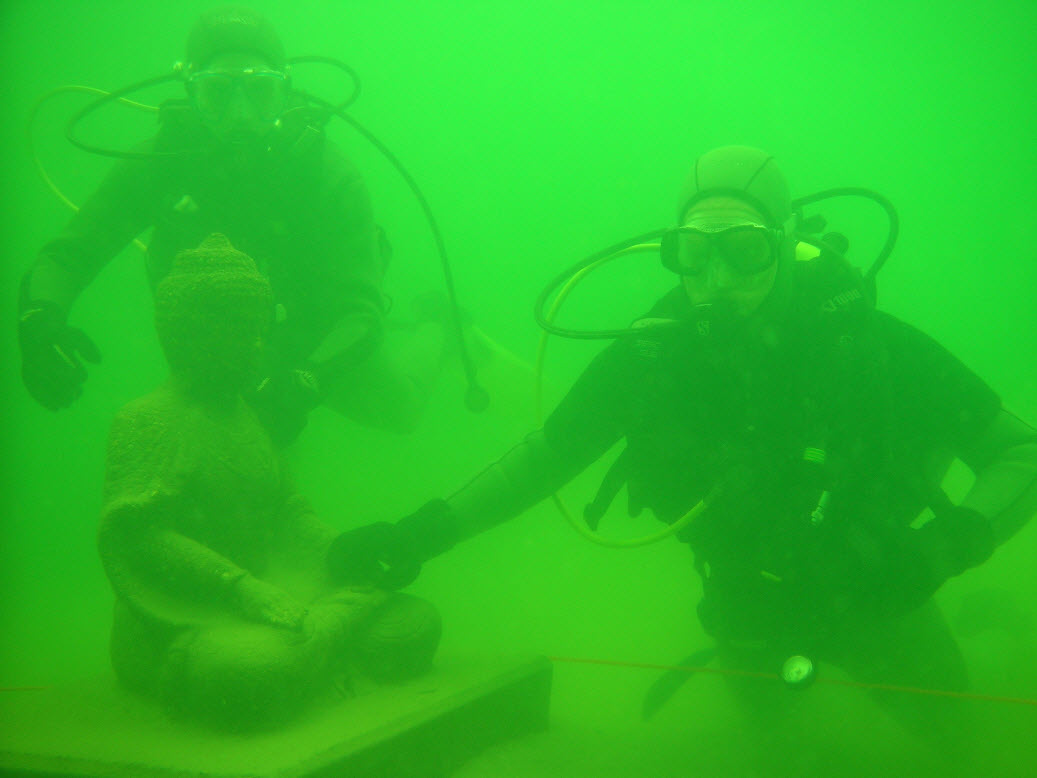
#> input picture img_3.jpg, 1037 x 778 px
$ python white_balance.py
#> lines starting #> are read from the running program, lines starting #| are printed output that depends on the picture
import cv2 as cv
import numpy as np
import matplotlib.pyplot as plt
import math
from skimage import color


# # 计算每个通道的平均像素值
def average_color(channel):
    h, w = channel.shape
    sum = 0
    for i in range(h):
        for j in range(w):
            sum = sum + channel[i][j]
    ave = sum / (w * h)
    return ave


# 根据论文公式 进行红 蓝 通道的补偿
def channel_compensate(channel, g):
    h, w = channel.shape
    g_ave = average_color(g)
    now_channel_ave = average_color(channel)
    for i in range(h):
        for j in range(w):
            channel[i][j] = channel[i][j] + (g_ave - now_channel_ave) * (1 - channel[i][j]) * g[i][j]
    return channel


# gray world
def GW(orgImg):
    B, G, R = np.double(orgImg[:, :, 0]), np.double(orgImg[:, :, 1]), np.double(orgImg[:, :, 2])
    B_ave, G_ave, R_ave = np.mean(B), np.mean(G), np.mean(R)
    K = (B_ave + G_ave + R_ave) / 3
    Kb, Kg, Kr = K / B_ave, K / G_ave, K / R_ave
    Ba = (B * Kb)
    Ga = (G * Kg)
    Ra = (R * Kr)
    dst_img = np.uint8(np.zeros_like(orgImg))
    dst_img[:, :, 0] = Ba
    dst_img[:, :, 1] = Ga
    dst_img[:, :, 2] = Ra
    return dst_img


# 改变像素范围
def normalization(channel, new_max, new_min):
    new_channel = (channel - np.min(channel)) * (new_max - new_min) / (np.max(channel) - np.min(channel)) - new_min
    print(new_channel)
    return new_channel


# 对图像进行归一化处理
def image_normalization(img, new_max, new_min):
    b, g, r = cv.split(img)
    b = normalization(b, new_max, new_min)
    g = normalization(g, new_max, new_min)
    r = normalization(r, new_max, new_min)
    img = cv.merge([b, g, r])
    print(img)
    return img


# 总函数 使用该函数进行白平衡
def white_balance(img_path, tag):
#> called with img_path = './img_3.jpg', tag = 1
    img = cv.imread(img_path, 1)
#> img is the input picture: shape (778, 1037, 3); mean B, G, R 38.2, 188.1, 39.9
    img = image_normalization(img, 1, 0)
#> (printed output is left out)
#> (printed output is left out)
#> (printed output is left out)
#> in image_normalization, `img = cv.merge([b, g, r])`:
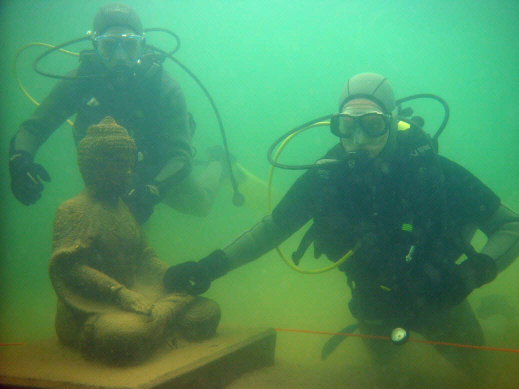
#> img: shape (778, 1037, 3) float64 (shown at 1/2 size); mean B, G, R 0.382, 0.568, 0.298
#> (printed output is left out)
    h, w, c = img.shape
    b, g, r = cv.split(img)
    r_h, r_w = r.shape
    r_c = channel_compensate(r, g)
#> after the loop in average_color, `for i in range(h):`: sum = 458452.4
#> in average_color, `ave = sum / (w * h)`: ave = 0.568
#> in channel_compensate, `now_channel_ave = average_color(channel)`: now_channel_ave = 0.298
#> after the loop in channel_compensate, `for i in range(h):`:
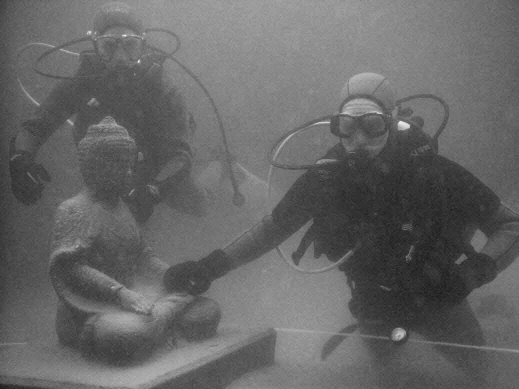
#> channel: shape (778, 1037) float64 (shown at 1/2 size); min 0.0818, max 1, mean 0.403
    b_c = channel_compensate(b, g)
#> in channel_compensate (call 2), `now_channel_ave = average_color(channel)`: now_channel_ave = 0.382
#> after the loop in channel_compensate (call 2), `for i in range(h):`:
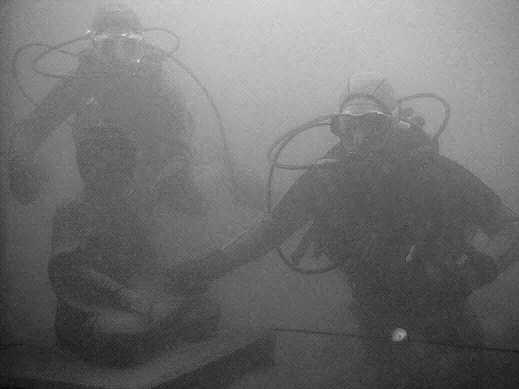
#> channel: shape (778, 1037) float64 (shown at 1/2 size); min 0.00842, max 1, mean 0.441
    g_c = g
    img_compen = cv.merge([b_c, g_c, r_c])
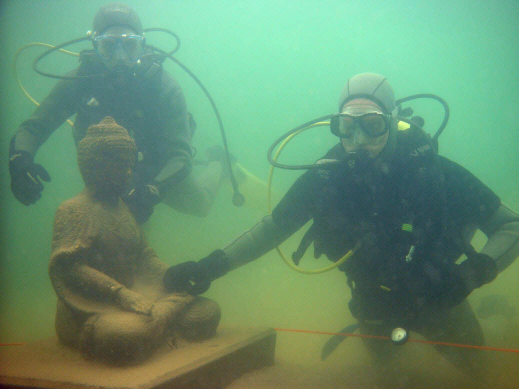
#> img_compen: shape (778, 1037, 3) float64 (shown at 1/2 size); mean B, G, R 0.441, 0.568, 0.403
    # img_compen = img_compen * 255
    img_compen = image_normalization(img_compen, 255, 0)
#> (printed output is left out)
#> (printed output is left out)
#> (printed output is left out)
#> (printed output is left out)
    img_compen = img_compen.astype(np.uint8)
    if tag == 1:
        img_compen = GW(img_compen)  # gray world
#> in GW, `B_ave, G_ave, R_ave = np.mean(B), np.mean(G), np.mean(R)`: B_ave = 110.8; G_ave = 144.4; R_ave = 88.57
#> in GW, `K = (B_ave + G_ave + R_ave) / 3`: K = 114.6
#> in GW, `Kb, Kg, Kr = K / B_ave, K / G_ave, K / R_ave`: Kb = 1.03; Kg = 0.793; Kr = 1.29
#> in GW, `dst_img[:, :, 2] = Ra`:
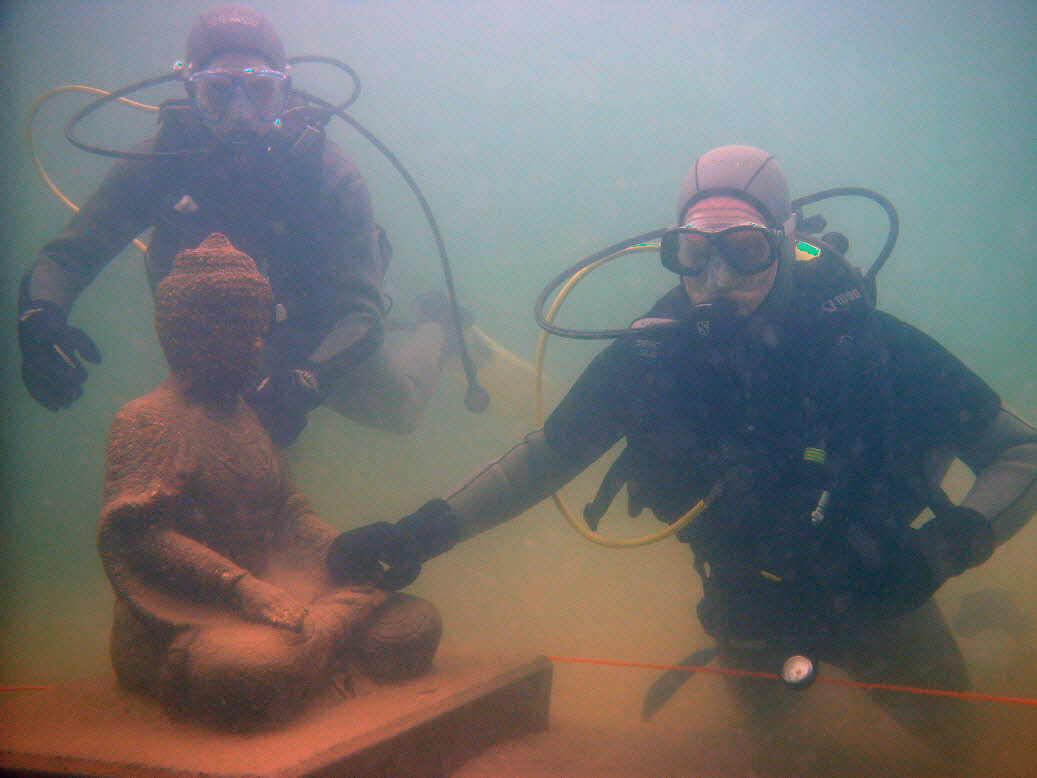
#> dst_img: shape (778, 1037, 3); mean of channels 0, 1, 2 114.1, 114.1, 114; drawn as B, G, R
    return img, img_compen


img_path = './img_3.jpg'
img, img_compen = white_balance(img_path, tag=1)  # 白平衡
cv.imshow('white_balance', img_compen.astype(np.uint8))
cv.waitKey(0)

$ run again, with img_2.png saved as img_3.jpg
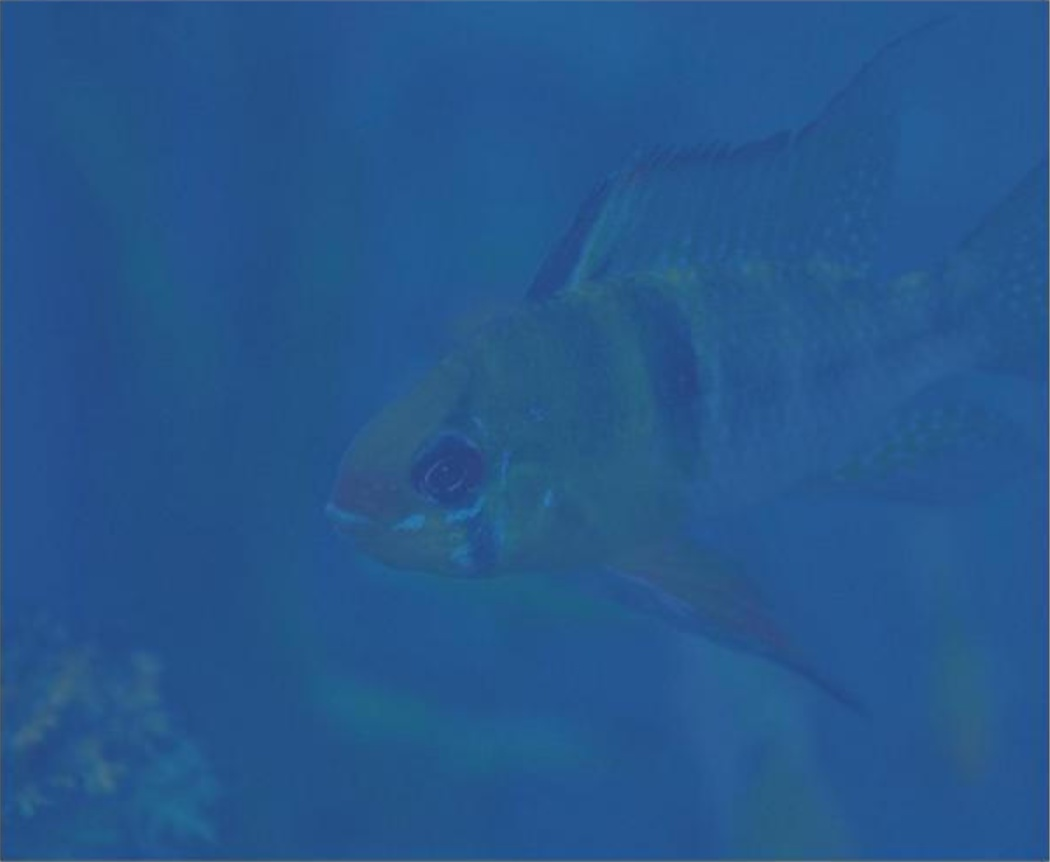
#> input picture img_2.png, 1050 x 862 px
#> in white_balance, img is the input picture: shape (862, 1050, 3); mean B, G, R 140.9, 87.2, 38
#> (printed output is left out)
#> (printed output is left out)
#> (printed output is left out)
#> in image_normalization, `img = cv.merge([b, g, r])`:
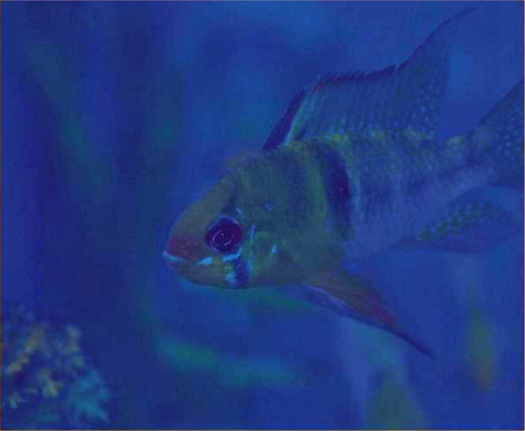
#> img: shape (862, 1050, 3) float64 (shown at 1/2 size); mean B, G, R 0.51, 0.231, 0.127
#> (printed output is left out)
#> after the loop in average_color, `for i in range(h):`: sum = 208824.1
#> ave = 0.231
#> now_channel_ave = 0.127
#> (printed output is left out)
#> (printed output is left out)
#> (printed output is left out)
#> (printed output is left out)
#> B_ave = 124.3; G_ave = 58.39; R_ave = 32.98
#> K = 71.88
#> Kb = 0.578; Kg = 1.23; Kr = 2.18
#> in GW, `dst_img[:, :, 2] = Ra`:
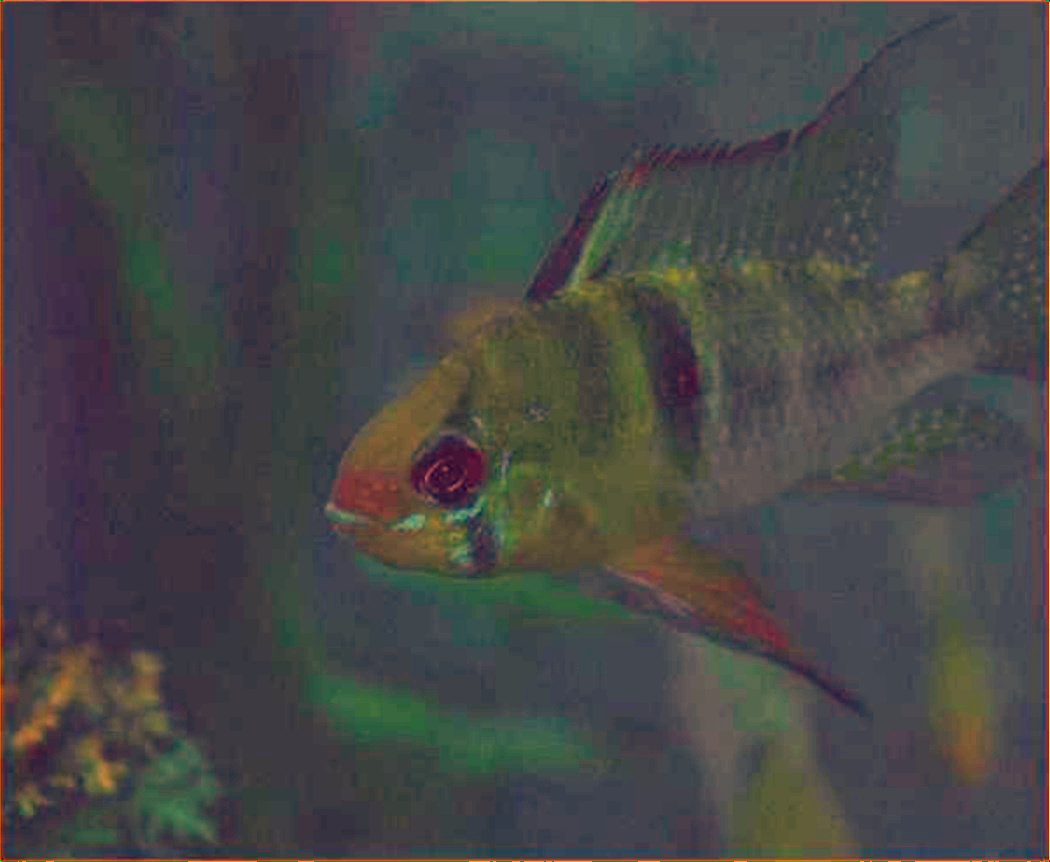
#> dst_img: shape (862, 1050, 3); mean of channels 0, 1, 2 71.4, 71.4, 71; drawn as B, G, R
